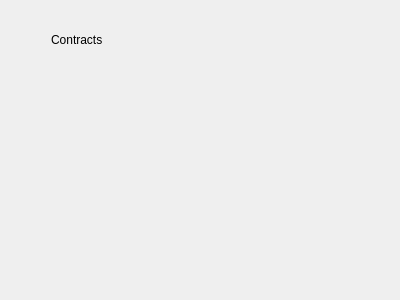
<?xml version="1.0" encoding="UTF-8"?>
<ui version="4.0">
 <class>SpecialsWidget</class>
 <widget class="QWidget" name="SpecialsWidget">
  <property name="geometry">
   <rect>
    <x>0</x>
    <y>0</y>
    <width>400</width>
    <height>300</height>
   </rect>
  </property>
  <property name="windowTitle">
   <string>Form</string>
  </property>
  <layout class="QVBoxLayout" name="verticalLayout_2">
   <item>
    <widget class="QStackedWidget" name="stackedWidget">
     <property name="currentIndex">
      <number>0</number>
     </property>
     <widget class="QWidget" name="page_changeling">
      <widget class="QLabel" name="label_2">
       <property name="geometry">
        <rect>
         <x>40</x>
         <y>20</y>
         <width>59</width>
         <height>17</height>
        </rect>
       </property>
       <property name="text">
        <string>Contracts</string>
       </property>
      </widget>
     </widget>
     <widget class="QWidget" name="page_mage">
      <layout class="QVBoxLayout" name="verticalLayout">
       <item>
        <layout class="QFormLayout" name="formLayout">
         <item row="0" column="0">
          <widget class="QLabel" name="label">
           <property name="text">
            <string>Nimbus:</string>
           </property>
          </widget>
         </item>
         <item row="0" column="1">
          <widget class="DefocusableTextEdit" name="textEdit_nimbus"/>
         </item>
        </layout>
       </item>
      </layout>
     </widget>
    </widget>
   </item>
  </layout>
 </widget>
 <customwidgets>
  <customwidget>
   <class>DefocusableTextEdit</class>
   <extends>QTextEdit</extends>
   <header>src/Widgets/Components/DefocusableTextEdit</header>
  </customwidget>
 </customwidgets>
 <resources/>
 <connections/>
</ui>
